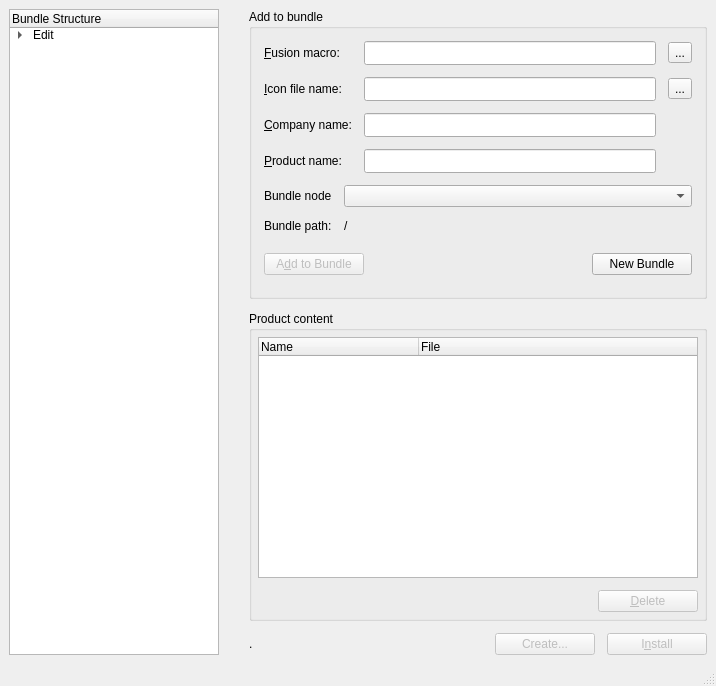
<?xml version="1.0" encoding="UTF-8"?>
<ui version="4.0">
 <class>MainWindow</class>
 <widget class="QMainWindow" name="MainWindow">
  <property name="geometry">
   <rect>
    <x>0</x>
    <y>0</y>
    <width>716</width>
    <height>686</height>
   </rect>
  </property>
  <property name="windowTitle">
   <string>EoF DRFX Builder</string>
  </property>
  <property name="windowIcon">
   <iconset resource="DRFXBuilder.qrc">
    <normaloff>:/assets/drfxbuilder.iconset/icon_128x128.png</normaloff>:/assets/drfxbuilder.iconset/icon_128x128.png</iconset>
  </property>
  <widget class="QWidget" name="centralwidget">
   <property name="sizePolicy">
    <sizepolicy hsizetype="Expanding" vsizetype="Expanding">
     <horstretch>0</horstretch>
     <verstretch>0</verstretch>
    </sizepolicy>
   </property>
   <layout class="QHBoxLayout" name="horizontalLayout_4">
    <property name="spacing">
     <number>12</number>
    </property>
    <property name="leftMargin">
     <number>0</number>
    </property>
    <property name="topMargin">
     <number>0</number>
    </property>
    <property name="rightMargin">
     <number>0</number>
    </property>
    <property name="bottomMargin">
     <number>0</number>
    </property>
    <item>
     <widget class="QWidget" name="pnlBundle" native="true">
      <property name="sizePolicy">
       <sizepolicy hsizetype="Fixed" vsizetype="Expanding">
        <horstretch>0</horstretch>
        <verstretch>0</verstretch>
       </sizepolicy>
      </property>
      <property name="baseSize">
       <size>
        <width>160</width>
        <height>0</height>
       </size>
      </property>
      <layout class="QVBoxLayout" name="verticalLayout">
       <property name="spacing">
        <number>12</number>
       </property>
       <property name="sizeConstraint">
        <enum>QLayout::SetMinimumSize</enum>
       </property>
       <item>
        <widget class="QTreeWidget" name="tvBundleStruct">
         <property name="statusTip">
          <string>Display the DRFX bundle structure</string>
         </property>
         <property name="whatsThis">
          <string>Display the DRFX bundle structure</string>
         </property>
         <property name="sizeAdjustPolicy">
          <enum>QAbstractScrollArea::AdjustIgnored</enum>
         </property>
         <property name="editTriggers">
          <set>QAbstractItemView::NoEditTriggers</set>
         </property>
         <property name="showDropIndicator" stdset="0">
          <bool>false</bool>
         </property>
         <property name="autoExpandDelay">
          <number>100</number>
         </property>
         <property name="animated">
          <bool>true</bool>
         </property>
         <attribute name="headerHighlightSections">
          <bool>true</bool>
         </attribute>
         <column>
          <property name="text">
           <string>Bundle Structure</string>
          </property>
         </column>
         <item>
          <property name="text">
           <string>Edit</string>
          </property>
          <item>
           <property name="text">
            <string>Effects</string>
           </property>
           <property name="toolTip">
            <string>Place effect bundles herein</string>
           </property>
           <property name="flags">
            <set>ItemIsSelectable|ItemIsEnabled</set>
           </property>
          </item>
          <item>
           <property name="text">
            <string>Generators</string>
           </property>
           <property name="toolTip">
            <string>Place generator bundles herein</string>
           </property>
           <property name="flags">
            <set>ItemIsSelectable|ItemIsEnabled</set>
           </property>
          </item>
          <item>
           <property name="text">
            <string>Titles</string>
           </property>
           <property name="toolTip">
            <string>Place title bundles herein</string>
           </property>
           <property name="flags">
            <set>ItemIsSelectable|ItemIsEnabled</set>
           </property>
           <item>
            <property name="text">
             <string>Generators</string>
            </property>
            <property name="toolTip">
             <string>Place generated title bundles herein</string>
            </property>
            <property name="flags">
             <set>ItemIsSelectable|ItemIsEnabled</set>
            </property>
           </item>
           <item>
            <property name="text">
             <string>Subtitles</string>
            </property>
            <property name="toolTip">
             <string>Place subtitles bundles herein</string>
            </property>
            <property name="flags">
             <set>ItemIsSelectable|ItemIsEnabled</set>
            </property>
            <item>
             <property name="text">
              <string>Animated</string>
             </property>
             <property name="toolTip">
              <string>Place animated subtitle bundles herein</string>
             </property>
             <property name="flags">
              <set>ItemIsSelectable|ItemIsEnabled</set>
             </property>
            </item>
           </item>
          </item>
          <item>
           <property name="text">
            <string>Filters</string>
           </property>
           <property name="toolTip">
            <string>Place filter bundles herein</string>
           </property>
           <property name="flags">
            <set>ItemIsSelectable|ItemIsEnabled</set>
           </property>
          </item>
          <item>
           <property name="text">
            <string>Transisions</string>
           </property>
           <property name="toolTip">
            <string>Place transisions bundles herein</string>
           </property>
           <property name="flags">
            <set>ItemIsSelectable|ItemIsEnabled</set>
           </property>
          </item>
         </item>
        </widget>
       </item>
      </layout>
     </widget>
    </item>
    <item>
     <widget class="QWidget" name="pnlContent" native="true">
      <property name="sizePolicy">
       <sizepolicy hsizetype="Expanding" vsizetype="Expanding">
        <horstretch>0</horstretch>
        <verstretch>0</verstretch>
       </sizepolicy>
      </property>
      <property name="minimumSize">
       <size>
        <width>400</width>
        <height>0</height>
       </size>
      </property>
      <layout class="QVBoxLayout" name="verticalLayout_4">
       <property name="spacing">
        <number>12</number>
       </property>
       <item>
        <widget class="QGroupBox" name="gbxImport">
         <property name="sizePolicy">
          <sizepolicy hsizetype="Expanding" vsizetype="Minimum">
           <horstretch>0</horstretch>
           <verstretch>0</verstretch>
          </sizepolicy>
         </property>
         <property name="minimumSize">
          <size>
           <width>0</width>
           <height>290</height>
          </size>
         </property>
         <property name="title">
          <string>Add to bundle</string>
         </property>
         <layout class="QVBoxLayout" name="verticalLayout_2">
          <property name="spacing">
           <number>12</number>
          </property>
          <property name="leftMargin">
           <number>12</number>
          </property>
          <property name="topMargin">
           <number>12</number>
          </property>
          <property name="rightMargin">
           <number>12</number>
          </property>
          <property name="bottomMargin">
           <number>12</number>
          </property>
          <item>
           <widget class="QWidget" name="pnlImportFields" native="true">
            <layout class="QGridLayout" name="gridLayout">
             <property name="leftMargin">
              <number>0</number>
             </property>
             <property name="topMargin">
              <number>0</number>
             </property>
             <property name="rightMargin">
              <number>0</number>
             </property>
             <property name="bottomMargin">
              <number>0</number>
             </property>
             <property name="spacing">
              <number>12</number>
             </property>
             <item row="0" column="0">
              <widget class="QLabel" name="label">
               <property name="sizePolicy">
                <sizepolicy hsizetype="Minimum" vsizetype="Preferred">
                 <horstretch>0</horstretch>
                 <verstretch>0</verstretch>
                </sizepolicy>
               </property>
               <property name="text">
                <string>&amp;Fusion macro:</string>
               </property>
               <property name="buddy">
                <cstring>edFusionMacro</cstring>
               </property>
              </widget>
             </item>
             <item row="0" column="1">
              <widget class="QLineEdit" name="edFusionMacro">
               <property name="sizePolicy">
                <sizepolicy hsizetype="MinimumExpanding" vsizetype="Fixed">
                 <horstretch>0</horstretch>
                 <verstretch>0</verstretch>
                </sizepolicy>
               </property>
               <property name="minimumSize">
                <size>
                 <width>0</width>
                 <height>24</height>
                </size>
               </property>
               <property name="statusTip">
                <string>Name of the Fusion macro file to add to the package.</string>
               </property>
               <property name="whatsThis">
                <string>Name of the Fusion macro file to add to the package.</string>
               </property>
              </widget>
             </item>
             <item row="0" column="2">
              <widget class="QToolButton" name="pbSelectMacro">
               <property name="toolTip">
                <string>Select Fusion macro file name.</string>
               </property>
               <property name="statusTip">
                <string>Select Fusion macro file name.</string>
               </property>
               <property name="whatsThis">
                <string>Select Fusion macro file name.</string>
               </property>
               <property name="text">
                <string>...</string>
               </property>
              </widget>
             </item>
             <item row="1" column="0">
              <widget class="QLabel" name="label_2">
               <property name="sizePolicy">
                <sizepolicy hsizetype="Minimum" vsizetype="Preferred">
                 <horstretch>0</horstretch>
                 <verstretch>0</verstretch>
                </sizepolicy>
               </property>
               <property name="text">
                <string>&amp;Icon file name:</string>
               </property>
               <property name="buddy">
                <cstring>edIconFile</cstring>
               </property>
              </widget>
             </item>
             <item row="1" column="1">
              <widget class="QLineEdit" name="edIconFile">
               <property name="sizePolicy">
                <sizepolicy hsizetype="MinimumExpanding" vsizetype="Fixed">
                 <horstretch>0</horstretch>
                 <verstretch>0</verstretch>
                </sizepolicy>
               </property>
               <property name="minimumSize">
                <size>
                 <width>0</width>
                 <height>24</height>
                </size>
               </property>
               <property name="statusTip">
                <string>Name of the icon file to add to the package.</string>
               </property>
               <property name="whatsThis">
                <string>Name of the icon file to add to the package.</string>
               </property>
              </widget>
             </item>
             <item row="1" column="2">
              <widget class="QToolButton" name="pbSelectIcon">
               <property name="toolTip">
                <string>Select icon file name.</string>
               </property>
               <property name="statusTip">
                <string>Select icon file name.</string>
               </property>
               <property name="whatsThis">
                <string>Select icon file name.</string>
               </property>
               <property name="text">
                <string>...</string>
               </property>
              </widget>
             </item>
             <item row="2" column="0">
              <widget class="QLabel" name="label_4">
               <property name="sizePolicy">
                <sizepolicy hsizetype="Minimum" vsizetype="Preferred">
                 <horstretch>0</horstretch>
                 <verstretch>0</verstretch>
                </sizepolicy>
               </property>
               <property name="text">
                <string>&amp;Company name:</string>
               </property>
               <property name="buddy">
                <cstring>edCompany</cstring>
               </property>
              </widget>
             </item>
             <item row="3" column="0">
              <widget class="QLabel" name="label_5">
               <property name="sizePolicy">
                <sizepolicy hsizetype="Minimum" vsizetype="Preferred">
                 <horstretch>0</horstretch>
                 <verstretch>0</verstretch>
                </sizepolicy>
               </property>
               <property name="text">
                <string>&amp;Product name:</string>
               </property>
               <property name="buddy">
                <cstring>edProduct</cstring>
               </property>
              </widget>
             </item>
             <item row="2" column="1">
              <widget class="QLineEdit" name="edCompany">
               <property name="minimumSize">
                <size>
                 <width>0</width>
                 <height>24</height>
                </size>
               </property>
               <property name="statusTip">
                <string>Your company name will be displayed in the Fusion Tools tree</string>
               </property>
               <property name="whatsThis">
                <string>Your company name will be displayed in the Fusion Tools tree</string>
               </property>
              </widget>
             </item>
             <item row="3" column="1">
              <widget class="QLineEdit" name="edProduct">
               <property name="minimumSize">
                <size>
                 <width>0</width>
                 <height>24</height>
                </size>
               </property>
               <property name="statusTip">
                <string>Your product name will be displayed in the Fusion Tools tree</string>
               </property>
               <property name="whatsThis">
                <string>Your product name will be displayed in the Fusion Tools tree</string>
               </property>
              </widget>
             </item>
            </layout>
           </widget>
          </item>
          <item>
           <widget class="QWidget" name="pnlImportTarget" native="true">
            <layout class="QGridLayout" name="gridLayout_2">
             <property name="leftMargin">
              <number>0</number>
             </property>
             <property name="topMargin">
              <number>0</number>
             </property>
             <property name="rightMargin">
              <number>0</number>
             </property>
             <property name="bottomMargin">
              <number>0</number>
             </property>
             <property name="spacing">
              <number>12</number>
             </property>
             <item row="0" column="0">
              <widget class="QLabel" name="label_3">
               <property name="sizePolicy">
                <sizepolicy hsizetype="Minimum" vsizetype="Preferred">
                 <horstretch>0</horstretch>
                 <verstretch>0</verstretch>
                </sizepolicy>
               </property>
               <property name="text">
                <string>Bundle node</string>
               </property>
               <property name="buddy">
                <cstring>cbBundleNode</cstring>
               </property>
              </widget>
             </item>
             <item row="0" column="1">
              <widget class="QComboBox" name="cbBundleNode">
               <property name="sizePolicy">
                <sizepolicy hsizetype="MinimumExpanding" vsizetype="Fixed">
                 <horstretch>0</horstretch>
                 <verstretch>0</verstretch>
                </sizepolicy>
               </property>
               <property name="toolTip">
                <string>Choose where to place your Fusion VFX</string>
               </property>
               <property name="statusTip">
                <string>Choose where to place your Fusion VFX</string>
               </property>
               <property name="whatsThis">
                <string>Choose where to place your Fusion VFX</string>
               </property>
              </widget>
             </item>
             <item row="1" column="0">
              <widget class="QLabel" name="label_6">
               <property name="text">
                <string>Bundle path:</string>
               </property>
              </widget>
             </item>
             <item row="1" column="1">
              <widget class="QLabel" name="txTargetPath">
               <property name="text">
                <string>/</string>
               </property>
              </widget>
             </item>
            </layout>
           </widget>
          </item>
          <item>
           <widget class="QWidget" name="pnlImportButton" native="true">
            <layout class="QHBoxLayout" name="horizontalLayout">
             <property name="spacing">
              <number>12</number>
             </property>
             <property name="leftMargin">
              <number>0</number>
             </property>
             <property name="topMargin">
              <number>0</number>
             </property>
             <property name="rightMargin">
              <number>0</number>
             </property>
             <property name="bottomMargin">
              <number>0</number>
             </property>
             <item>
              <widget class="QPushButton" name="pbImport">
               <property name="enabled">
                <bool>false</bool>
               </property>
               <property name="minimumSize">
                <size>
                 <width>100</width>
                 <height>0</height>
                </size>
               </property>
               <property name="statusTip">
                <string>Add your Fusion VFX to bundle structure</string>
               </property>
               <property name="whatsThis">
                <string>Add your Fusion VFX to bundle structure</string>
               </property>
               <property name="text">
                <string>A&amp;dd to Bundle</string>
               </property>
               <property name="autoDefault">
                <bool>true</bool>
               </property>
               <property name="default">
                <bool>true</bool>
               </property>
              </widget>
             </item>
             <item>
              <spacer name="horizontalSpacer">
               <property name="orientation">
                <enum>Qt::Horizontal</enum>
               </property>
               <property name="sizeHint" stdset="0">
                <size>
                 <width>261</width>
                 <height>20</height>
                </size>
               </property>
              </spacer>
             </item>
             <item>
              <widget class="QPushButton" name="pbNewBundle">
               <property name="minimumSize">
                <size>
                 <width>100</width>
                 <height>0</height>
                </size>
               </property>
               <property name="statusTip">
                <string>Reset bundle structure</string>
               </property>
               <property name="whatsThis">
                <string>Reset bundle structure</string>
               </property>
               <property name="text">
                <string>New Bundle</string>
               </property>
               <property name="autoDefault">
                <bool>true</bool>
               </property>
              </widget>
             </item>
            </layout>
           </widget>
          </item>
         </layout>
        </widget>
       </item>
       <item>
        <widget class="QGroupBox" name="gbxContent">
         <property name="sizePolicy">
          <sizepolicy hsizetype="Expanding" vsizetype="Expanding">
           <horstretch>0</horstretch>
           <verstretch>0</verstretch>
          </sizepolicy>
         </property>
         <property name="title">
          <string>Product content</string>
         </property>
         <layout class="QVBoxLayout" name="verticalLayout_3">
          <property name="spacing">
           <number>12</number>
          </property>
          <property name="leftMargin">
           <number>6</number>
          </property>
          <property name="topMargin">
           <number>6</number>
          </property>
          <property name="rightMargin">
           <number>6</number>
          </property>
          <property name="bottomMargin">
           <number>6</number>
          </property>
          <item>
           <widget class="QTableWidget" name="twNodeList">
            <property name="statusTip">
             <string>Shows selected Fusion VFX items</string>
            </property>
            <property name="whatsThis">
             <string>Shows selected Fusion VFX items</string>
            </property>
            <property name="editTriggers">
             <set>QAbstractItemView::NoEditTriggers</set>
            </property>
            <property name="tabKeyNavigation">
             <bool>false</bool>
            </property>
            <property name="showDropIndicator" stdset="0">
             <bool>true</bool>
            </property>
            <property name="dragDropMode">
             <enum>QAbstractItemView::DropOnly</enum>
            </property>
            <property name="defaultDropAction">
             <enum>Qt::LinkAction</enum>
            </property>
            <property name="alternatingRowColors">
             <bool>false</bool>
            </property>
            <property name="selectionMode">
             <enum>QAbstractItemView::SingleSelection</enum>
            </property>
            <property name="selectionBehavior">
             <enum>QAbstractItemView::SelectRows</enum>
            </property>
            <property name="textElideMode">
             <enum>Qt::ElideLeft</enum>
            </property>
            <property name="showGrid">
             <bool>false</bool>
            </property>
            <property name="gridStyle">
             <enum>Qt::DotLine</enum>
            </property>
            <property name="wordWrap">
             <bool>false</bool>
            </property>
            <property name="cornerButtonEnabled">
             <bool>false</bool>
            </property>
            <attribute name="horizontalHeaderMinimumSectionSize">
             <number>80</number>
            </attribute>
            <attribute name="horizontalHeaderDefaultSectionSize">
             <number>160</number>
            </attribute>
            <attribute name="horizontalHeaderStretchLastSection">
             <bool>true</bool>
            </attribute>
            <attribute name="verticalHeaderVisible">
             <bool>false</bool>
            </attribute>
            <column>
             <property name="text">
              <string>Name</string>
             </property>
             <property name="textAlignment">
              <set>AlignLeading|AlignVCenter</set>
             </property>
            </column>
            <column>
             <property name="text">
              <string>File</string>
             </property>
             <property name="textAlignment">
              <set>AlignLeading|AlignVCenter</set>
             </property>
            </column>
           </widget>
          </item>
          <item>
           <widget class="QWidget" name="widget_4" native="true">
            <layout class="QHBoxLayout" name="horizontalLayout_2">
             <property name="spacing">
              <number>12</number>
             </property>
             <property name="leftMargin">
              <number>0</number>
             </property>
             <property name="topMargin">
              <number>0</number>
             </property>
             <property name="rightMargin">
              <number>0</number>
             </property>
             <property name="bottomMargin">
              <number>0</number>
             </property>
             <item>
              <spacer name="horizontalSpacer_2">
               <property name="orientation">
                <enum>Qt::Horizontal</enum>
               </property>
               <property name="sizeHint" stdset="0">
                <size>
                 <width>274</width>
                 <height>20</height>
                </size>
               </property>
              </spacer>
             </item>
             <item>
              <widget class="QPushButton" name="pbDelete">
               <property name="enabled">
                <bool>false</bool>
               </property>
               <property name="minimumSize">
                <size>
                 <width>100</width>
                 <height>0</height>
                </size>
               </property>
               <property name="toolTip">
                <string>Delete selected item from DRFX bundle structure</string>
               </property>
               <property name="statusTip">
                <string>Delete selected item from DRFX bundle structure</string>
               </property>
               <property name="whatsThis">
                <string>Delete selected item from DRFX bundle structure</string>
               </property>
               <property name="text">
                <string>&amp;Delete</string>
               </property>
               <property name="autoDefault">
                <bool>true</bool>
               </property>
              </widget>
             </item>
            </layout>
           </widget>
          </item>
         </layout>
        </widget>
       </item>
       <item>
        <widget class="QWidget" name="pnlButtonBottom" native="true">
         <property name="sizePolicy">
          <sizepolicy hsizetype="MinimumExpanding" vsizetype="Minimum">
           <horstretch>0</horstretch>
           <verstretch>0</verstretch>
          </sizepolicy>
         </property>
         <layout class="QHBoxLayout" name="horizontalLayout_3">
          <property name="spacing">
           <number>12</number>
          </property>
          <property name="leftMargin">
           <number>0</number>
          </property>
          <property name="topMargin">
           <number>0</number>
          </property>
          <property name="rightMargin">
           <number>0</number>
          </property>
          <property name="bottomMargin">
           <number>0</number>
          </property>
          <item>
           <widget class="QLabel" name="txBundleFile">
            <property name="text">
             <string>.</string>
            </property>
           </widget>
          </item>
          <item>
           <spacer name="horizontalSpacer_3">
            <property name="orientation">
             <enum>Qt::Horizontal</enum>
            </property>
            <property name="sizeHint" stdset="0">
             <size>
              <width>193</width>
              <height>20</height>
             </size>
            </property>
           </spacer>
          </item>
          <item>
           <widget class="QPushButton" name="pbBuildDRFX">
            <property name="enabled">
             <bool>false</bool>
            </property>
            <property name="minimumSize">
             <size>
              <width>100</width>
              <height>0</height>
             </size>
            </property>
            <property name="toolTip">
             <string>Create the DRFX bundle file</string>
            </property>
            <property name="statusTip">
             <string>Create the DRFX bundle file</string>
            </property>
            <property name="whatsThis">
             <string>Create the DRFX bundle file</string>
            </property>
            <property name="text">
             <string>Create...</string>
            </property>
            <property name="autoDefault">
             <bool>true</bool>
            </property>
           </widget>
          </item>
          <item>
           <widget class="QPushButton" name="pbInstall">
            <property name="enabled">
             <bool>false</bool>
            </property>
            <property name="minimumSize">
             <size>
              <width>100</width>
              <height>0</height>
             </size>
            </property>
            <property name="toolTip">
             <string>Install the DRFX bundle file to Davinci Resolve templates or Fusion templates.</string>
            </property>
            <property name="statusTip">
             <string>Install the DRFX bundle file to Davinci Resolve templates or Fusion templates.</string>
            </property>
            <property name="whatsThis">
             <string>Install the DRFX bundle file to Davinci Resolve templates or Fusion templates.</string>
            </property>
            <property name="text">
             <string>I&amp;nstall</string>
            </property>
            <property name="autoDefault">
             <bool>true</bool>
            </property>
           </widget>
          </item>
         </layout>
        </widget>
       </item>
      </layout>
     </widget>
    </item>
   </layout>
  </widget>
  <widget class="QMenuBar" name="menubar">
   <property name="geometry">
    <rect>
     <x>0</x>
     <y>0</y>
     <width>716</width>
     <height>24</height>
    </rect>
   </property>
  </widget>
  <widget class="QStatusBar" name="statusbar"/>
 </widget>
 <tabstops>
  <tabstop>edFusionMacro</tabstop>
  <tabstop>pbSelectMacro</tabstop>
  <tabstop>edIconFile</tabstop>
  <tabstop>pbSelectIcon</tabstop>
  <tabstop>edCompany</tabstop>
  <tabstop>edProduct</tabstop>
  <tabstop>cbBundleNode</tabstop>
  <tabstop>pbImport</tabstop>
  <tabstop>pbNewBundle</tabstop>
  <tabstop>tvBundleStruct</tabstop>
  <tabstop>twNodeList</tabstop>
  <tabstop>pbDelete</tabstop>
  <tabstop>pbBuildDRFX</tabstop>
  <tabstop>pbInstall</tabstop>
 </tabstops>
 <resources>
  <include location="DRFXBuilder.qrc"/>
 </resources>
 <connections/>
</ui>
